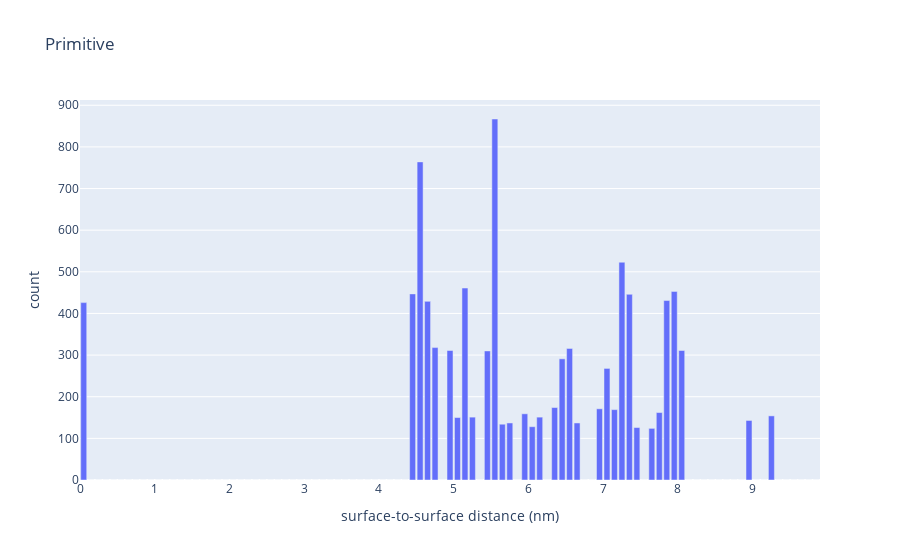

Write notebook code for a chart like this one.
### Code cell
# Plot the histogram
hist_primitive = pd.DataFrame(dist_primitive,columns=['Primitive'])
counts, bins = np.histogram(hist_primitive,bins=np.arange(0,10,0.1))
bins = 0.5 * (bins[:-1] + bins[1:])
fig = px.bar(x=bins, y=counts, labels={'x':'surface-to-surface distance (nm)', 'y':'count'},
            title='Primitive')
fig.show()

### Figure 1 — Plotly figure (JSON) as saved in the notebook; plotly's stock layout.template omitted (floating-point values rounded to 4 significant figures)
{"data": [{"alignmentgroup": "True", "hovertemplate": "surface-to-surface distance (nm)=%{x}<br>count=%{y}<extra></extra>", "legendgroup": "", "marker": {"color": "#636efa", "pattern": {"shape": ""}}, "name": "", "offsetgroup": "", "orientation": "v", "showlegend": false, "textposition": "auto", "type": "bar", "x": [0.05, 0.15, 0.25, 0.35, 0.45, 0.55, 0.65, 0.75, 0.85, 0.95, 1.05, 1.15, 1.25, 1.35, 1.45, 1.55, 1.65, 1.75, 1.85, 1.95, 2.05, 2.15, 2.25, 2.35, 2.45, 2.55, 2.65, 2.75, 2.85, 2.95, 3.05, 3.15, 3.25, 3.35, 3.45, 3.55, 3.65, 3.75, 3.85, 3.95, 4.05, 4.15, 4.25, 4.35, 4.45, 4.55, 4.65, 4.75, 4.85, 4.95, 5.05, 5.15, 5.25, 5.35, 5.45, 5.55, 5.65, 5.75, 5.85, 5.95, 6.05, 6.15, 6.25, 6.35, 6.45, 6.55, 6.65, 6.75, 6.85, 6.95, 7.05, 7.15, 7.25, 7.35, 7.45, 7.55, 7.65, 7.75, 7.85, 7.95, 8.05, 8.15, 8.25, 8.35, 8.45, 8.55, 8.65, 8.75, 8.85, 8.95, 9.05, 9.15, 9.25, 9.35, 9.45, 9.55, 9.65, 9.75, 9.85], "xaxis": "x", "y": [426, 0, 0, 0, 0, 0, 0, 0, 0, 0, 0, 0, 0, 0, 0, 0, 0, 0, 0, 0, 0, 0, 0, 0, 0, 0, 0, 0, 0, 0, 0, 0, 0, 0, 0, 0, 0, 0, 0, 0, 0, 0, 0, 0, 447, 764, 429, 318, 0, 311, 150, 461, 151, 0, 310, 867, 134, 137, 0, 159, 128, 151, 0, 174, 291, 316, 137, 0, 0, 171, 268, 169, 523, 446, 126, 0, 124, 162, 431, 453, 311, 0, 0, 0, 0, 0, 0, 0, 0, 143, 0, 0, 154, 0, 0, 0, 0, 0, 0], "yaxis": "y"}], "layout": {"barmode": "relative", "legend": {"tracegroupgap": 0}, "title": {"text": "Primitive"}, "xaxis": {"anchor": "y", "domain": [0, 1], "title": {"text": "surface-to-surface distance (nm)"}}, "yaxis": {"anchor": "x", "domain": [0, 1], "title": {"text": "count"}}}}
